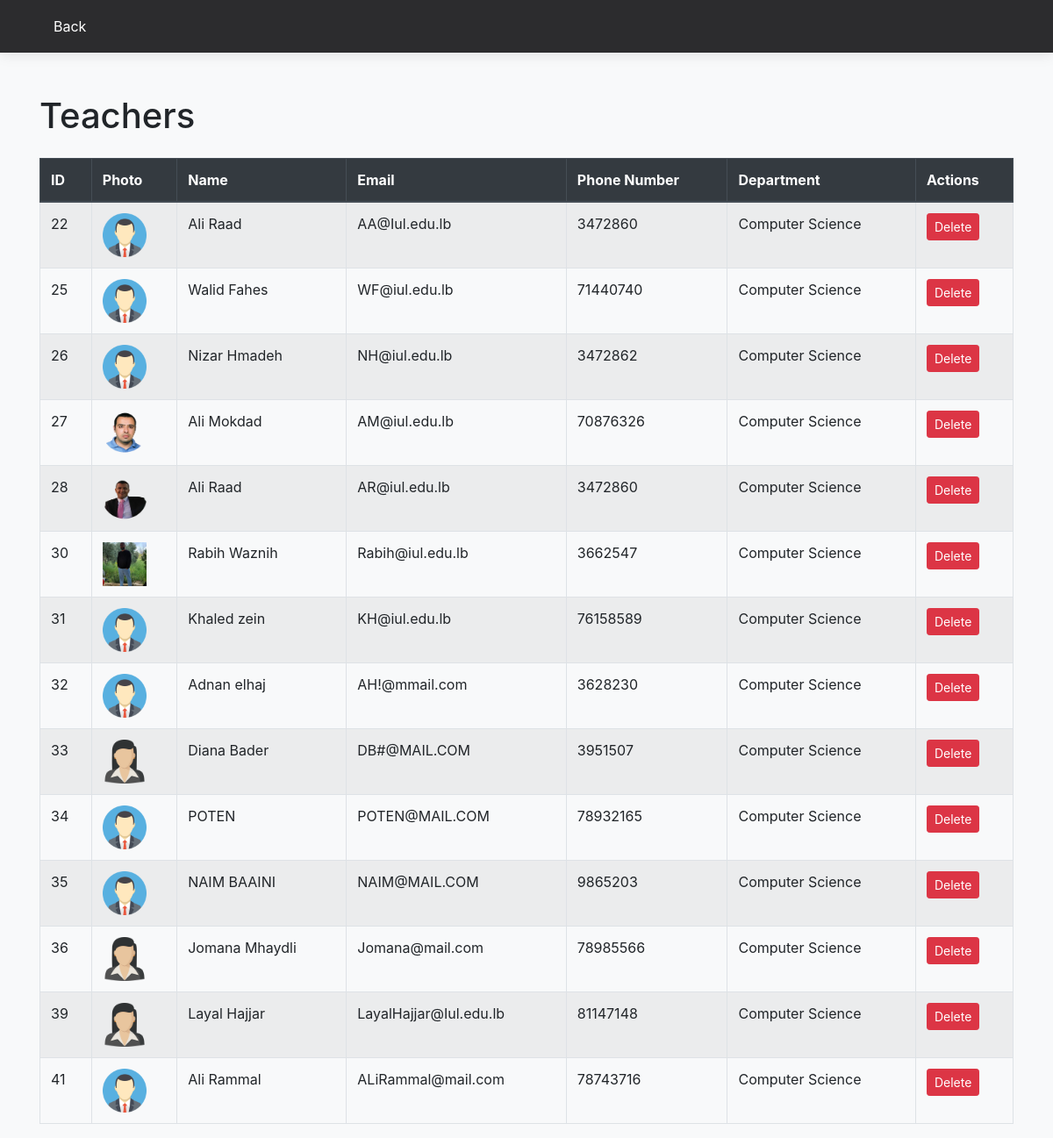
The app's page /USM_CODE/dist/Teachers.php with its own data.
### tables this page shows
CREATE TABLE `teachers` (
  `teacherID` bigint(255) NOT NULL,
  `name` varchar(255) NOT NULL,
  `email` varchar(255) NOT NULL,
  `phone_number` int(255) NOT NULL,
  `photo_name` varchar(255) NOT NULL,
  `photo_url` varchar(255) NOT NULL DEFAULT 'uploads/teachers',
  `password` varchar(100) NOT NULL,
  `YearID` int(11) DEFAULT NULL,
  `staffID` int(11) DEFAULT NULL,
  `department` int(11) DEFAULT NULL,
  `admin_id` int(11) DEFAULT NULL
);

CREATE TABLE `departments` (
  `dept_id` int(11) NOT NULL,
  `dept_name` varchar(40) NOT NULL
);

### USM_CODE/dist/Teachers.php (the view, shortened to what this page needs)
<!DOCTYPE html>
<html lang="en">
<head>
    <link href="https://stackpath.bootstrapcdn.com/bootstrap/4.5.2/css/bootstrap.min.css" rel="stylesheet">
</head>
<body class="bg-light">
<nav class="navbar">
    <div class="container">
        <a class="nav-link" href="Staff.php">Back</a>
    </div>
</nav>
    <div class="container mt-5">
        <h1 class="mb-4">Teachers</h1>
        <div class="table-responsive">
            <table class="table table-bordered table-striped">
                <thead class="thead-dark">
                    <tr>
                        <th>ID</th>
                        <th>Photo</th>
                        <th>Name</th>
                        <th>Email</th>
                        <th>Phone Number</th>
                        <th>Department</th>
                        <th>Actions</th>
                    </tr>
                </thead>
                <tbody id="teacherTable">
                    <?php
                    include '../dist/security.php';
                    $sql = "SELECT t.teacherID, t.name, t.email, t.phone_number, t.photo_url, d.dept_name
                            FROM teachers t
                            JOIN departments d ON t.department = d.dept_id";
                    $result = $con->query($sql);
                    if ($result->num_rows > 0) {
                        while($row = $result->fetch_assoc()) {
                            echo "<tr>";
                            echo "<td>{$row['teacherID']}</td>";
                            echo "<td><img src='{$row['photo_url']}' alt='Photo' style='width: 50px; height: 50px;'></td>";
                            echo "<td>{$row['name']}</td>";
                            echo "<td>{$row['email']}</td>";
                            echo "<td>{$row['phone_number']}</td>";
                            echo "<td>{$row['dept_name']}</td>";
                            echo "<td><button class='btn btn-danger btn-sm' onclick='deleteTeacher({$row['teacherID']})'>Delete</button></td>";
                            echo "</tr>";
                        }
                    } else {
                        echo "<tr><td colspan='7' class='text-center'>No teachers found</td></tr>";
                    }
                    ?>
                </tbody>
            </table>
        </div>
    </div>
</body>
</html>

### USM_CODE/dist/Teachers.php (style rules this page uses)
.navbar { background-color: #2c2c2e; box-shadow: 0 2px 15px rgba(0, 0, 0, 0.1); padding: 10px; }
.navbar a { color: white; text-decoration: none; }

### records on screen
teachers: teacherID "22", photo_url (picture), name "Ali Raad", email "AA@Iul.edu.lb", phone_number "3472860", department.dept_name "Computer Science"
teachers: teacherID "25", photo_url (picture), name "Walid Fahes", email "WF@iul.edu.lb", phone_number "71440740", department.dept_name "Computer Science"
teachers: teacherID "26", photo_url (picture), name "Nizar Hmadeh", email "NH@iul.edu.lb", phone_number "3472862", department.dept_name "Computer Science"
teachers: teacherID "27", photo_url (picture), name "Ali Mokdad", email "AM@iul.edu.lb", phone_number "70876326", department.dept_name "Computer Science"
teachers: teacherID "28", photo_url (picture), name "Ali Raad", email "AR@iul.edu.lb", phone_number "3472860", department.dept_name "Computer Science"
teachers: teacherID "30", photo_url (picture), name "Rabih Waznih", email "Rabih@iul.edu.lb", phone_number "3662547", department.dept_name "Computer Science"
teachers: teacherID "31", photo_url (picture), name "Khaled zein", email "KH@iul.edu.lb", phone_number "76158589", department.dept_name "Computer Science"
teachers: teacherID "32", photo_url (picture), name "Adnan elhaj", email "AH!@mmail.com", phone_number "3628230", department.dept_name "Computer Science"
teachers: teacherID "33", photo_url (picture), name "Diana Bader", email "DB#@MAIL.COM", phone_number "3951507", department.dept_name "Computer Science"
teachers: teacherID "34", photo_url (picture), name "POTEN", email "POTEN@MAIL.COM", phone_number "78932165", department.dept_name "Computer Science"
teachers: teacherID "35", photo_url (picture), name "NAIM BAAINI", email "NAIM@MAIL.COM", phone_number "9865203", department.dept_name "Computer Science"
teachers: teacherID "36", photo_url (picture), name "Jomana Mhaydli", email "Jomana@mail.com", phone_number "78985566", department.dept_name "Computer Science"
teachers: teacherID "39", photo_url (picture), name "Layal Hajjar", email "LayalHajjar@Iul.edu.lb", phone_number "81147148", department.dept_name "Computer Science"
teachers: teacherID "41", photo_url (picture), name "Ali Rammal", email "ALiRammal@mail.com", phone_number "78743716", department.dept_name "Computer Science"
